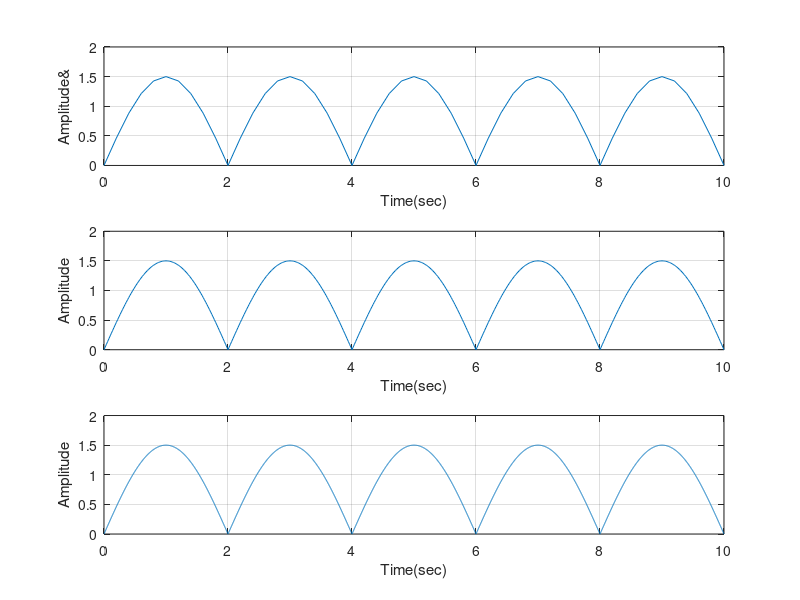

MATLAB code to generate this figure:
%tema_de_casa_exercitiu4 ()

t1=0:0.2:10;
s1=abs(1.5*sin(2*pi*0.25*t1));
subplot(3,1,1)
plot(t1,s1),grid
xlabel('Time(sec)')
ylabel('Amplitude&')
t2=0:0.02:10;
s2=abs(1.5*sin(2*pi*0.25*t2));
subplot(3,1,2)
plot(t2,s2),grid
xlabel('Time(sec)')
ylabel('Amplitude')
t3=0:0.002:10;
s3=abs(1.5*sin(2*pi*0.25*t3));
subplot(3,1,3)
plot(t3,s3),grid
xlabel('Time(sec)')
ylabel('Amplitude')
